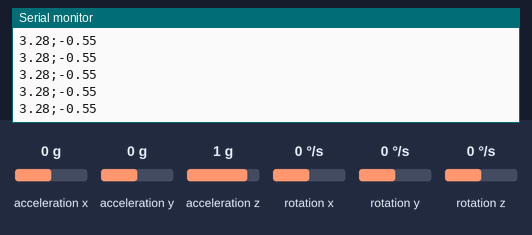
The sketch below on a simulated Arduino Uno, built with avr-gcc and run on an emulated ATmega328P. Parts: the last lines printed to the serial monitor. Wiring (inferred from the names in the program): MPU-6050 motion sensor at I2C address 0x68. The inputs (shaded band) are chosen by the test bench; at power-on: acceleration x 0 g, acceleration y 0 g, acceleration z 1 g, rotation x 0 °/s, rotation y 0 °/s, rotation z 0 °/s.

Above: at 1.2 s.
1.3 s: acceleration x set to -1.4 g
At 1.58 s:
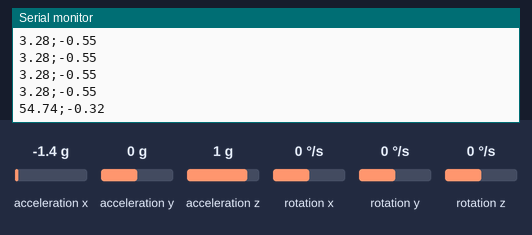
2.8 s: acceleration y set to -1.4 g
At 2.8 s:
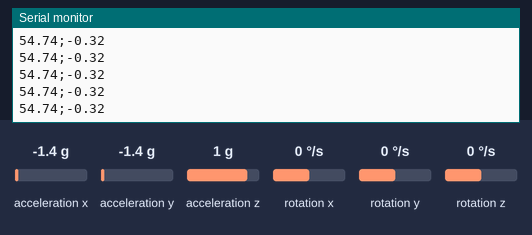
4.3 s: acceleration z set to -1.4 g
At 4.43 s:
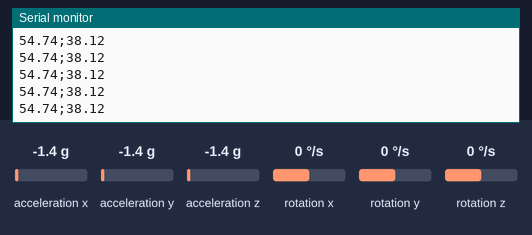
Timing chart, 0 to 7.3 s (numbered marks = the images above; inputs shaded):
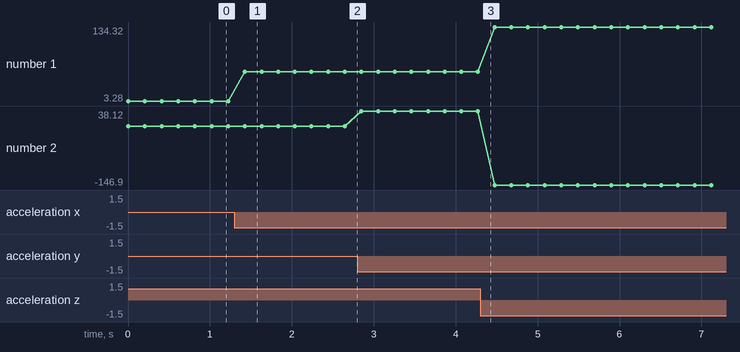

The sketch:

kasokudo2.ino
```cpp
#include <Wire.h>

long accelX, accelY, accelZ;
float gForceX, gForceY, gForceZ;

long gyroX, gyroY, gyroZ;
float rotX, rotY, rotZ;

float theta1, theta2;

void setup() {
  Serial.begin(9600);
  Wire.begin();
  setupMPU6050();
}


void loop() {
  recordAccelRegisters();
  recordGyroRegisters();
  fixOffset();
  //printData();
  CaluculateTheta();
  delay(200);
}

void setupMPU6050() {
  //MPU6050との通信を開始し、ジャイロと加速度の最大範囲を指定
  Wire.beginTransmission(0b1101000); //I2C address of the MPU
  Wire.write(0x6B); //Accessing the register 6B
  Wire.write(0b00000000); //SLEEP register to 0
  Wire.endTransmission();
  Wire.beginTransmission(0b1101000);
  Wire.write(0x1B); //Accessing the register 1B - Gyroscope Configuration
  Wire.write(0x00000000); //gyro to full scale ± 250deg./s
  Wire.endTransmission();
  Wire.beginTransmission(0b1101000);
  Wire.write(0x1C); //Accessing the register 1C - Acccelerometer Configuration
  Wire.write(0b00000000); //accel to +/- 2g
  Wire.endTransmission();
}

void recordAccelRegisters() {
  //加速度読み取り
  Wire.beginTransmission(0b1101000);
  Wire.write(0x3B); // Accel Readings
  Wire.endTransmission();
  Wire.requestFrom(0b1101000, 6); //Request Accel Registers (3B - 40)
  while (Wire.available() < 6);
  accelX = Wire.read() << 8 | Wire.read(); //Store first two bytes into accelX
  accelY = Wire.read() << 8 | Wire.read(); //Store middle two bytes into accelY
  accelZ = Wire.read() << 8 | Wire.read(); //Store last two bytes into accelZ
  calculateAccelData();
}

void calculateAccelData() {
  //読み取った値をgに変換
  gForceX = accelX / 16384.0;
  gForceY = accelY / 16384.0;
  gForceZ = accelZ / 16384.0;
}

void recordGyroRegisters() {
  //ジャイロの値を読み取る
  Wire.beginTransmission(0b1101000); //I2C address of the MPU
  Wire.write(0x43); //Starting register for Gyro Readings
  Wire.endTransmission();
  Wire.requestFrom(0b1101000, 6); //Request Gyro Registers (43 - 48)
  while (Wire.available() < 6);
  gyroX = Wire.read() << 8 | Wire.read(); //Store first two bytes into accelX
  gyroY = Wire.read() << 8 | Wire.read(); //Store middle two bytes into accelY
  gyroZ = Wire.read() << 8 | Wire.read(); //Store last two bytes into accelZ
  calculateGyroData();
}

void calculateGyroData() {
  //読み取った値をdeg/secに変換
  rotX = gyroX / 131.0;
  rotY = gyroY / 131.0;
  rotZ = gyroZ / 131.0;
}

void fixOffset(){
  rotX = rotX - 3.7;
  rotY = rotY + 2.0;
  rotZ = rotZ + 0.6;
  gForceX = gForceX - 0.06;
  gForceY = gForceY + 0.01;
  gForceZ = gForceZ + 0.06;
}

void printData() {
  //シリアルモニタに出力
  Serial.print("Gyro");
  Serial.print(" X=");
  Serial.print(rotX);
  Serial.print("deg/sec");
  Serial.print(" Y=");
  Serial.print(rotY);
  Serial.print("deg/sec");
  Serial.print(" Z=");
  Serial.print(rotZ);
  Serial.print("deg/sec");
  Serial.print("  Accel");
  Serial.print(" X=");
  Serial.print(gForceX);
  Serial.print('g');
  Serial.print(" Y=");
  Serial.print(gForceY);
  Serial.print('g');
  Serial.print(" Z=");
  Serial.print(gForceZ);
  Serial.println('g');


}

void CaluculateTheta(){
  theta1 = -1*atan2(gForceX, gForceZ);
  theta2 = -1*atan2(cos(theta1)*gForceY, gForceZ);

  theta2 = theta2 * 90 / 1.55;
  //if(-85 < theta2 && theta2 < 85){
    theta1 = theta1 * 90 / 1.55;
  //}else{
    //theta1 = 0;
  //}

  Serial.print(theta1);
  Serial.print(";") ;
  Serial.print(theta2);
  Serial.print("\n");
}
```

Measured:
- after the input at 1.3 s, the serial monitor: prints a new line after 0.13 s (image 1)
- plotted number 1: 3.28 → 54.74 after the input at 1.3 s, 54.74 → 134.32 after the input at 4.3 s
- plotted number 2: -0.55 → -0.32 after the input at 1.3 s, -0.32 → 38.12 after the input at 2.8 s, 38.12 → -146.9 after the input at 4.3 s
